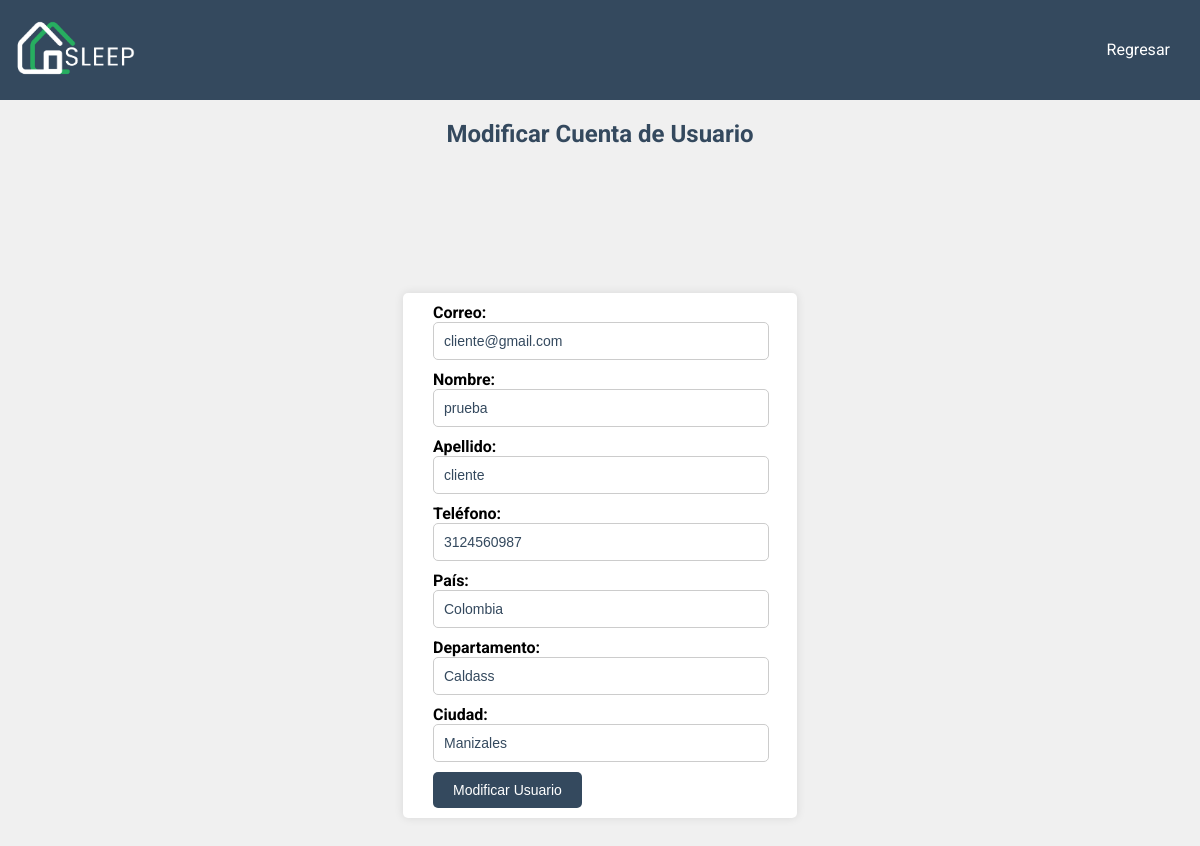
/pages/modificar_cuenta.php?documento=2147483647, run on the app's committed database.
### tables this page shows
CREATE TABLE `usuarios` (
  `documento` int(11) NOT NULL,
  `correo` varchar(45) NOT NULL,
  `nombre` varchar(15) NOT NULL,
  `apellido` varchar(15) NOT NULL,
  `telefono` varchar(20) NOT NULL,
  `pais` varchar(15) NOT NULL,
  `departamento` varchar(15) NOT NULL,
  `ciudad` varchar(15) NOT NULL,
  `contrasena` varchar(255) NOT NULL,
  `tipoUsuarioId` int(11) NOT NULL
);

### pages/modificar_cuenta.php (the view, shortened to what this page needs)
<?php
include '../conections/conection.php';
if (isset($_GET['documento'])) {
    $documento = $_GET['documento'];
    $sql = "SELECT * FROM usuarios WHERE documento = '$documento'";
    $result = $conn->query($sql);
    if ($result->num_rows == 1) {
        $row = $result->fetch_assoc();
        $correo = $row['correo'];
        $nombre = $row['nombre'];
        $apellido = $row['apellido'];
        $telefono = $row['telefono'];
        $pais = $row['pais'];
        $departamento = $row['departamento'];
        $ciudad = $row['ciudad'];
    } else {
        echo "Usuario no encontrado.";
        exit();
    }
} else {
    echo "Documento no proporcionado.";
    exit();
}
?>
<!DOCTYPE html>
<html lang="es">
<head>
    <link rel="stylesheet" href="../assets/css/modificar_cuenta.css">
</head>
<body>
    <header>
        <div id="logo">
            <img src="../assets/img/logoclaro.png" alt="Logo del Hotel" width="135px" height="70px">
        </div>
        <nav>
            <ul class="ul-encabezados">
                <li><a href="panel_gestor.php">Regresar</a></li>
            </ul>
        </nav>
    </header>
    <h2>Modificar Cuenta de Usuario</h2>
    <br>
    <br>
    <main>
        <section>
            <div class="form-container">
                <form method="post" action="">
                    <label for="correo"><strong>Correo:</strong></label>
                    <input type="email" id="correo" name="correo" value="<?php echo $correo; ?>" required><br>
                    <label for="nombre"><strong>Nombre:</strong></label>
                    <input type="text" id="nombre" name="nombre" value="<?php echo $nombre; ?>" required><br>
                    <label for="apellido"><strong>Apellido:</strong></label>
                    <input type="text" id="apellido" name="apellido" value="<?php echo $apellido; ?>" required><br>
                    <label for="telefono"><strong>Teléfono:</strong></label>
                    <input type="text" id="telefono" name="telefono" value="<?php echo $telefono; ?>" required><br>
                    <label for="pais"><strong>País:</strong></label>
                    <input type="text" id="pais" name="pais" value="<?php echo $pais; ?>" required><br>
                    <label for="departamento"><strong>Departamento:</strong></label>
                    <input type="text" id="departamento" name="departamento" value="<?php echo $departamento; ?>" required><br>
                    <label for="ciudad"><strong>Ciudad:</strong></label>
                    <input type="text" id="ciudad" name="ciudad" value="<?php echo $ciudad; ?>" required><br>
                    <button type="submit">Modificar Usuario</button>
                </form>
            </div>
        </section>
    </main>
</body>
</html>

### assets/css/modificar_cuenta.css (style rules this page uses)
body { font-family: 'Roboto', sans-serif; margin: 0; padding: 0; background-color: #f0f0f0; }
header { background-color: #34495e; color: white; padding: 10px; display: flex; justify-content: space-between; align-items: center; }
ul.ul-encabezados { list-style-type: none; padding: 0; }
ul.ul-encabezados li { display: inline; margin-right: 20px; }
ul.ul-encabezados a { text-decoration: none; color: white; }
main { display: flex; justify-content: center; align-items: center; height: calc(100vh - 100px); }
.form-container { background-color: white; padding: 10px 50px 10px 30px; border-radius: 5px; box-shadow: 0px 0px 10px rgba(0, 0, 0, 0.1); }
label { font-weight: bold; margin-bottom: 5px; }
input[type="email"], input[type="text"], input[type="password"] { width: 100%; padding: 10px; margin-bottom: 10px; border: 1px solid #ccc; border-radius: 5px; font-size: 14px; transition: border-color 0.3s ease-in-out; color: #34495e; }
button[type="submit"] { background-color: #34495e; color: white; border: none; padding: 10px 20px; border-radius: 5px; cursor: pointer; font-size: 14px; transition: background-color 0.3s ease-in-out; }
h2 { color: #34495e; text-align: center; margin-bottom: 20px; }
#logo img { max-width: 100%; height: auto; }
nav ul { list-style: none; margin: 0; padding: 0; }
nav ul li { display: inline; margin-right: 20px; }

### data on the page
usuarios: correo "cliente@gmail.com", nombre "prueba", apellido "cliente", telefono "3124560987", pais "Colombia", departamento "Caldass", ciudad "Manizales"
